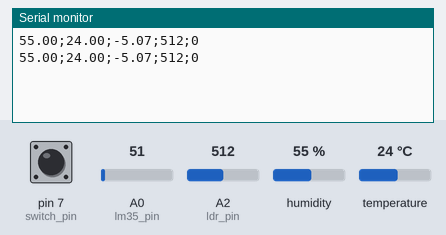
This sketch was run on a simulated Arduino Uno, built with avr-gcc and run on an emulated ATmega328P. Parts: the last lines printed to the serial monitor. The inputs (shaded band) are chosen by the test bench; at power-on: humidity 55 %, A0 (lm35_pin) = 51, A2 (ldr_pin) = 512, pin 7 (switch_pin) HIGH, temperature 24 °C.

Above: at 2.8 s.
2.9 s: humidity set to 22 %
At 5.0 s:
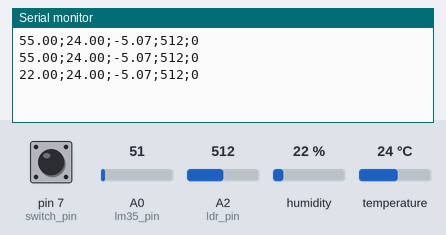
5.6 s: A0 (lm35_pin) set to 61
At 7.5 s:
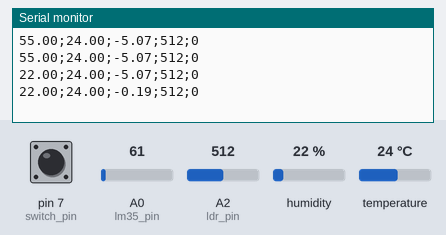
8.3 s: A2 (ldr_pin) set to 716
At 10.8 s:
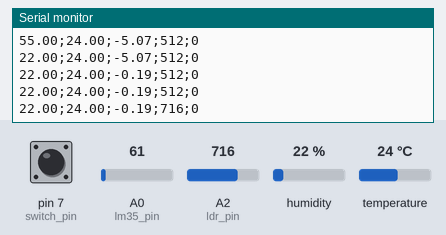
11.0 s: pin 7 (switch_pin) pulled LOW for 2.35 s
At 13.6 s:
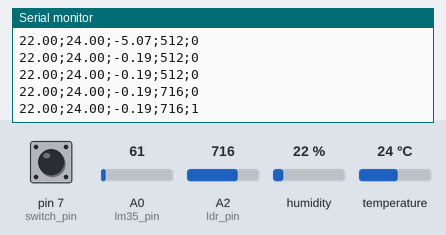
14.8 s: temperature set to 12 °C
At 17.2 s:
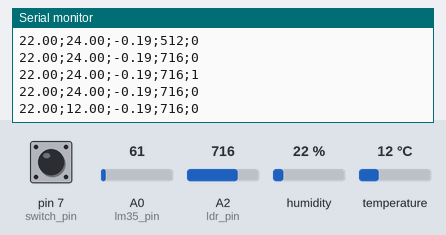
17.5 s: A0 (lm35_pin) set to 71
At 19.7 s:
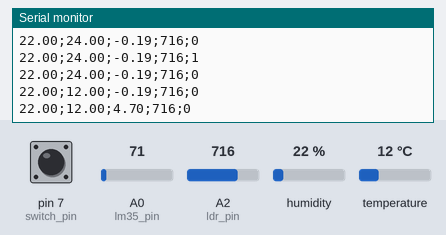
Timing chart, 0 to 21.2 s (numbered marks = the images above; inputs shaded):
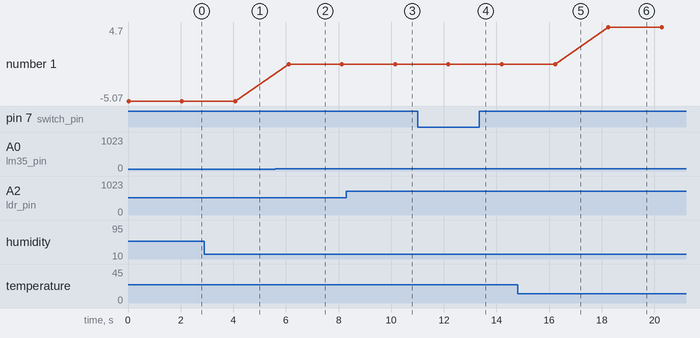

Measured:
- after the input at 2.9 s, the serial monitor: prints a new line after 1.2 s (image 1)
- after the input at 5.6 s, the serial monitor: prints a new line after 0.50 s (image 2)
- after the input at 8.3 s, the serial monitor: prints a new line after 1.8 s (image 3)
- after the input at 11.0 s, the serial monitor: prints a new line after 1.2 s (image 4)
- after the input at 14.8 s, the serial monitor: prints a new line after 1.4 s (image 5)
- after the input at 17.5 s, the serial monitor: prints a new line after 0.75 s (image 6)
- plotted number 1: -5.07 → -0.19 after the input at 5.6 s, -0.19 → 4.7 after the input at 17.5 s

The sketch:

cinco_sensores_v0.ino
```cpp
#include "DHT.h"
#define dht_type DHT11 //define qual o tipo de sensor DHTxx que se está utilizando


/**
 * Configurações iniciais sobre os sensores
 * DHT11, LM35, LDR5 e TCRT5000
 */

int dht_pin = A3;
DHT dht_1 = DHT(dht_pin, dht_type); //pode-se configurar diversos sensores DHTxx

int lm35_pin = A0, leitura_lm35 = 0;
float temperatura;

int ldr_pin = A2, leitura_ldr = 0;

int switch_pin = 7;

void setup()
{
  Serial.begin(9600);
  dht_1.begin();
  pinMode(switch_pin, INPUT);
}

void loop()
{
  /**
   * Bloco do DHT11
   */
  float umidade = dht_1.readHumidity();
  float temperatura = dht_1.readTemperature();
  if (isnan(temperatura) or isnan(umidade))
  {
    Serial.print(0);
    Serial.print(";");
    Serial.print(0);
    Serial.print(";");
  }
  else
  {
    Serial.print(umidade);
    Serial.print(";");
    Serial.print(temperatura);
    Serial.print(";");
   }
  /**
   * Bloco do LM35
   */
  leitura_lm35 = analogRead(lm35_pin);
  temperatura = (leitura_lm35 * (5.0/1023) * 100) - 30;
  Serial.print(temperatura);
  Serial.print(";");

  /**
   * Bloco do LDR5
   */
  leitura_ldr = analogRead(ldr_pin);
  Serial.print(leitura_ldr);
  Serial.print(";");

  /**
   * Bloco do TCRT5000
   */
  if(digitalRead(switch_pin) == LOW){
    Serial.println(1);
  }
  else {
    Serial.println(0);
  }
 delay(2000);
}
```
